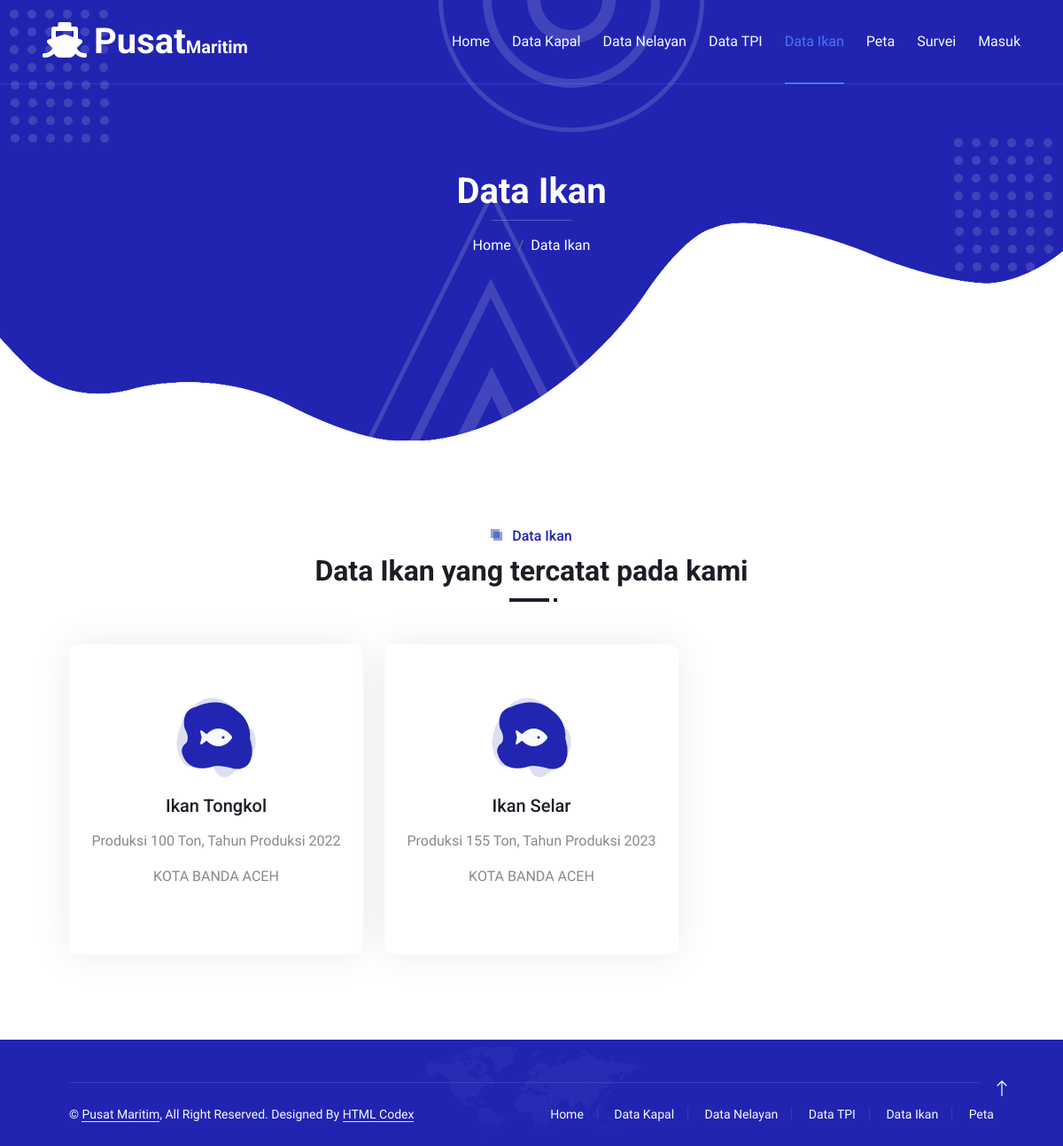
/index.php/home/data_ikan, run on the app's committed database.
### tables this page shows
CREATE TABLE `ikan_tb` (
  `ikan_id` int(11) NOT NULL,
  `ikan_nama` varchar(20) DEFAULT NULL,
  `produksi` char(5) DEFAULT NULL,
  `produksi_tahun` varchar(4) DEFAULT NULL,
  `kabupaten` char(6) DEFAULT NULL
);

CREATE TABLE `regencies` (
  `id` char(4) NOT NULL,
  `province_id` char(2) NOT NULL,
  `name` varchar(255) NOT NULL
);

### application/controllers/Home.php (called while the page is built, shortened)
<?php defined('BASEPATH') or exit('No direct script access allowed');
class Home extends CI_Controller
{
    function __construct()
    {
        $this->load->model(['model_user', 'model_kapal', 'model_nelayan', 'model_tpi', 'model_ikan', 'model_peta', 'model_survei']);
    }
    public function data_ikan()
    {
        $data = [
            'title' => 'Data Ikan',
            'page'  => 'ikan',
            'row'   => $this->model_ikan->get(),
            'act_ikan'  => 'active'
        ];
        $this->load->view('templates/frontend/header', $data);
        $this->load->view('pages/ikan', $data);
        $this->load->view('templates/frontend/footer', $data);
    }
}

### index.php (called while the page is built, shortened)
<?php
require_once BASEPATH.'core/CodeIgniter.php';

### application/models/Model_ikan.php (called while the page is built, shortened)
<?php
class Model_ikan extends CI_Model
{
    var $table = 'ikan_tb';
    public function get($id = null)
    {
        $this->db->select('ikan_tb.*, regencies.*');
        $this->db->from($this->table);
        $this->db->join('regencies', 'ikan_tb.kabupaten = regencies.id');
        $query = $this->db->get();
        return $query;
    }
}

### application/views/pages/ikan.php (the view)
<div class="container-xxl py-5">
    <div class="container px-lg-5">
        <div class="section-title position-relative text-center mb-5 pb-2 wow fadeInUp" data-wow-delay="0.1s">
            <h6 class="position-relative d-inline text-primary ps-4"><?= $title; ?></h6>
            <h2 class="mt-2"><?= $title; ?> yang tercatat pada kami</h2>
        </div>
        <div class="row g-4">
            <?php foreach ($row->result() as $data) : ?>
                <div class="col-lg-4 col-md-6 wow zoomIn" data-wow-delay="0.1s">
                    <div class="service-item d-flex flex-column justify-content-center text-center rounded">
                        <div class="service-icon flex-shrink-0">
                            <i class="fa fa-fish fa-2x"></i>
                        </div>
                        <h5 class="mb-3 text-capitalize"><?= $data->ikan_nama; ?></h5>
                        <p class="text-capitalize">
                            Produksi <?= $data->produksi; ?> Ton, Tahun Produksi <?= $data->produksi_tahun; ?>
                        </p>
                        <p class="text-capitalize">
                            <?= $data->name; ?>
                        </p>
                    </div>
                </div>
            <?php endforeach ?>
        </div>
    </div>
</div>

### assets/frontend/css/style.css (style rules this page uses)
:root { --primary: #2124B1; --secondary: #4777F5; --light: #F7FAFF; --dark: #1D1D27; }
h1, h2, h3, .fw-bold { font-weight: 700 !important; }
h4, h5, h6, .fw-medium { font-weight: 500 !important; }
.section-title::before { position: absolute; content: ""; width: 45px; height: 4px; bottom: 0; left: 0; background: var(--dark); }
.section-title::after { position: absolute; content: ""; width: 4px; height: 4px; bottom: 0; left: 50px; background: var(--dark); }
.section-title.text-center::before { left: 50%; margin-left: -25px; }
.section-title.text-center::after { left: 50%; margin-left: 25px; }
.section-title h6::before, .section-title h6::after { position: absolute; content: ""; width: 10px; height: 10px; top: 2px; left: 0; background: rgba(33, 66, 177, .5); }
.section-title h6::after { top: 5px; left: 3px; }
.service-item { position: relative; height: 350px; padding: 30px 25px; background: #FFFFFF; box-shadow: 0 0 45px rgba(0, 0, 0, .08); transition: .5s; }
.service-item .service-icon { margin: 0 auto 20px auto; width: 90px; height: 90px; display: flex; align-items: center; justify-content: center; color: var(--light); background: url(../img/icon-shape-primary.png) center center no-repeat; transition: .5s; }
.service-item h5, .service-item p { transition: .5s; }

### data on the page
ikan_tb: ikan_nama "Ikan Tongkol", produksi "100", produksi_tahun "2022", regencies.name "KOTA BANDA ACEH"
ikan_tb: ikan_nama "Ikan Selar", produksi "155", produksi_tahun "2023", regencies.name "KOTA BANDA ACEH"

### other printed values
$title "Data Ikan"
